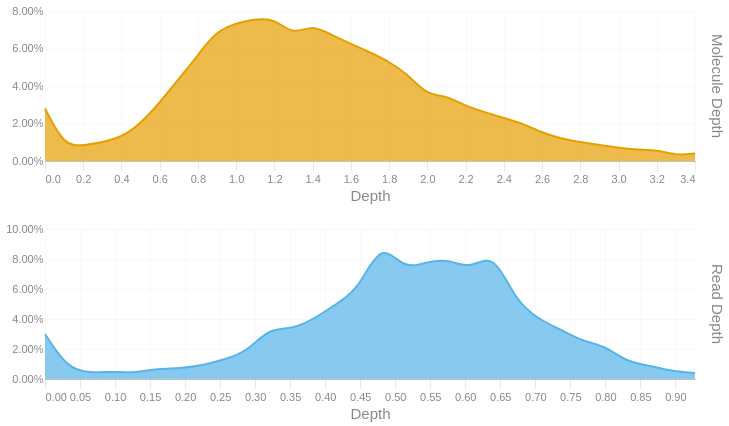

Source (notebook cell):
### Code cell
readdep = depth_hist(tb['Read Depth'], q99, 3)
readdep = readdep.with_columns(pl.lit('Read Depth').alias('Metric'))
if not SKIPLR:
    moldep = depth_hist(tb['Molecule Depth'], mol_q99, 1)
    moldep = moldep.with_columns(pl.lit('Molecule Depth').alias('Metric'))
    _hist = pl.concat([readdep, moldep])
    _hist = _hist.filter(pl.col('Proportion') != 0)
    with SafeRender(_hist):
        (
            alt.Chart(_hist)        
            .mark_area(interpolate = "basis")
            .encode(
                x=alt.X('Bin:Q').scale(domainMin=0).axis(alt.Axis(title='Depth')),
                y = alt.Y('Proportion:Q', title = None).axis(format = '.2%'),
                color = alt.Color('Metric:N').legend(None),
                row = alt.Row("Metric:N").header(title = None, labelOrient = 'right'),
                tooltip = [
                    alt.Tooltip("Metric:N", title = "Metric"),
                    alt.Tooltip('Interval:N', title = "Depth Interval"),
                    alt.Tooltip('Proportion:Q', title = "% Alignments").format('.2%')
                ]
            )
            .resolve_scale(x='independent', y='independent')
            .properties(
                height = 150, width = 650,
                usermeta={'embedOptions': {'downloadFileName': f'{samplename}.depth.hist'}}
            )
        ).display()
else:
    readdep = readdep.filter(pl.col('Proportion') != 0)
    with SafeRender(readdep):
        (
            alt.Chart(readdep)        
            .mark_area(interpolate = "basis")
            .encode(
                x=alt.X('Bin:Q').scale(domainMin=0).axis(alt.Axis(title='Depth')),
                y = alt.Y('Proportion:Q', title = None).axis(format = '.2%'),
                tooltip = [
                    alt.Tooltip('Interval:N', title = "Depth Interval"),
                    alt.Tooltip('Proportion:Q', title = "% Alignments").format('.2%')
                ]
            )
            .properties(
                usermeta={'embedOptions': {'downloadFileName': f'{samplename}.depth.hist'}}
            )
        ).display()

### Figure 1 — Vega-Lite specification as saved in the notebook (floating-point values rounded to 4 significant figures)
{"width": 650, "height": 150, "config": {"title": {"anchor": "start", "dy": -15, "fontSize": 18, "color": "#888888", "subtitleColor": "#888888", "subtitleFontSize": 14}, "arc": {"fill": "#0072B2"}, "axis": {"domainColor": "#888888", "domainWidth": 0.5, "gridWidth": 0.2, "grid": false, "titleFontWeight": 400, "titleFontSize": 15, "labelFontSize": 11, "labelColor": "#888888", "tickColor": "#888888", "tickWidth": 0.2, "titleColor": "#888888"}, "axisBand": {"grid": false}, "axisX": {"grid": true, "tickSize": 10, "domainCap": "round"}, "axisY": {"domain": false, "grid": true, "tickSize": 0, "domainCap": "round"}, "background": "transparent", "header": {"labelFontSize": 15, "labelColor": "#888888", "titleFontSize": 15, "titleFontWeight": 600, "titleColor": "#888888"}, "legend": {"labelFont": "sans-serif", "labelFontSize": 12, "labelColor": "#888888", "symbolSize": 100, "symbolType": "circle", "titleFontSize": 12, "titlePadding": 10, "titleColor": "#888888", "title": null}, "range": {"category": ["#E69F00", "#56B4E9", "#009E73", "#F0E442", "#0072B2", "#D55E00", "#CC79A7", "#000000"], "diverging": ["#cfe8f3", "#a2d4ec", "#73bfe2", "#46abdb", "#1696d2", "#12719e"]}, "area": {"fill": "#0072B2", "fillOpacity": 0.7, "line": true, "strokeOpacity": 0.7}, "line": {"color": "#0072B2", "stroke": "#0072B2", "strokeWidth": 2}, "trail": {"color": "#0072B2", "stroke": "#0072B2", "strokeWidth": 0, "size": 1}, "point": {"filled": true, "fillOpacity": 1.0, "size": 95}, "text": {"color": "#888888", "fontSize": 11, "align": "right", "fontWeight": 400, "size": 11}, "bar": {"fill": "#0072B2", "stroke": null}, "view": {"stroke": null, "continuousWidth": 660, "continuousHeight": 400}}, "data": {"name": "data-b77fa3fb7bc98f24d505314fd4d79aae"}, "mark": {"type": "area", "interpolate": "basis"}, "encoding": {"color": {"field": "Metric", "legend": null, "type": "nominal"}, "row": {"field": "Metric", "header": {"title": null, "labelOrient": "right"}, "type": "nominal"}, "tooltip": [{"field": "Metric", "title": "Metric", "type": "nominal"}, {"field": "Interval", "title": "Depth Interval", "type": "nominal"}, {"field": "Proportion", "format": ".2%", "title": "% Alignments", "type": "quantitative"}], "x": {"axis": {"title": "Depth"}, "field": "Bin", "scale": {"domainMin": 0}, "type": "quantitative"}, "y": {"axis": {"format": ".2%"}, "field": "Proportion", "title": null, "type": "quantitative"}}, "resolve": {"scale": {"x": "independent", "y": "independent"}}, "usermeta": {"embedOptions": {"downloadFileName": "S1_Annapolis_18.depth.hist"}}, "$schema": "https://vega.github.io/schema/vega-lite/v6.1.0.json", "datasets": {"data-b77fa3fb7bc98f24d505314fd4d79aae": [{"Bin": 0.0, "Interval": "0.0-0.032", "Proportion": 0.03, "Metric": "Read Depth"}, {"Bin": 0.032, "Interval": "0.032-0.064", "Proportion": 0.007, "Metric": "Read Depth"}, {"Bin": 0.064, "Interval": "0.064-0.096", "Proportion": 0.004, "Metric": "Read Depth"}, {"Bin": 0.096, "Interval": "0.096-0.128", "Proportion": 0.005, "Metric": "Read Depth"}, {"Bin": 0.128, "Interval": "0.128-0.16", "Proportion": 0.004, "Metric": "Read Depth"}, {"Bin": 0.16, "Interval": "0.16-0.192", "Proportion": 0.007, "Metric": "Read Depth"}, {"Bin": 0.192, "Interval": "0.192-0.224", "Proportion": 0.007, "Metric": "Read Depth"}, {"Bin": 0.224, "Interval": "0.224-0.256", "Proportion": 0.009, "Metric": "Read Depth"}, {"Bin": 0.256, "Interval": "0.256-0.288", "Proportion": 0.013, "Metric": "Read Depth"}, {"Bin": 0.288, "Interval": "0.288-0.32", "Proportion": 0.018, "Metric": "Read Depth"}, {"Bin": 0.32, "Interval": "0.32-0.352", "Proportion": 0.034, "Metric": "Read Depth"}, {"Bin": 0.352, "Interval": "0.352-0.384", "Proportion": 0.033, "Metric": "Read Depth"}, {"Bin": 0.384, "Interval": "0.384-0.416", "Proportion": 0.04, "Metric": "Read Depth"}, {"Bin": 0.416, "Interval": "0.416-0.448", "Proportion": 0.05, "Metric": "Read Depth"}, {"Bin": 0.448, "Interval": "0.448-0.48", "Proportion": 0.06, "Metric": "Read Depth"}, {"Bin": 0.48, "Interval": "0.48-0.512", "Proportion": 0.092, "Metric": "Read Depth"}, {"Bin": 0.512, "Interval": "0.512-0.544", "Proportion": 0.073, "Metric": "Read Depth"}, {"Bin": 0.544, "Interval": "0.544-0.576", "Proportion": 0.078, "Metric": "Read Depth"}, {"Bin": 0.576, "Interval": "0.576-0.608", "Proportion": 0.08, "Metric": "Read Depth"}, {"Bin": 0.608, "Interval": "0.608-0.64", "Proportion": 0.073, "Metric": "Read Depth"}, {"Bin": 0.64, "Interval": "0.64-0.672", "Proportion": 0.085, "Metric": "Read Depth"}, {"Bin": 0.672, "Interval": "0.672-0.704", "Proportion": 0.052, "Metric": "Read Depth"}, {"Bin": 0.704, "Interval": "0.704-0.736", "Proportion": 0.04, "Metric": "Read Depth"}, {"Bin": 0.736, "Interval": "0.736-0.768", "Proportion": 0.033, "Metric": "Read Depth"}, {"Bin": 0.768, "Interval": "0.768-0.8", "Proportion": 0.025, "Metric": "Read Depth"}, {"Bin": 0.8, "Interval": "0.8-0.832", "Proportion": 0.022, "Metric": "Read Depth"}, {"Bin": 0.832, "Interval": "0.832-0.864", "Proportion": 0.011, "Metric": "Read Depth"}, {"Bin": 0.864, "Interval": "0.864-0.896", "Proportion": 0.009, "Metric": "Read Depth"}, {"Bin": 0.896, "Interval": "0.896-0.928", "Proportion": 0.005, "Metric": "Read Depth"}, {"Bin": 0.928, "Interval": "0.928-0.96", "Proportion": 0.004, "Metric": "Read Depth"}, {"Bin": 0.0, "Interval": "0.0-0.1", "Proportion": 0.028, "Metric": "Molecule Depth"}, {"Bin": 0.1, "Interval": "0.1-0.2", "Proportion": 0.008, "Metric": "Molecule Depth"}, {"Bin": 0.2, "Interval": "0.2-0.4", "Proportion": 0.008, "Metric": "Molecule Depth"}, {"Bin": 0.4, "Interval": "0.4-0.5", "Proportion": 0.012, "Metric": "Molecule Depth"}, {"Bin": 0.5, "Interval": "0.5-0.6", "Proportion": 0.02, "Metric": "Molecule Depth"}, {"Bin": 0.6, "Interval": "0.6-0.7", "Proportion": 0.031, "Metric": "Molecule Depth"}, {"Bin": 0.7, "Interval": "0.7-0.8", "Proportion": 0.044, "Metric": "Molecule Depth"}, {"Bin": 0.8, "Interval": "0.8-0.9", "Proportion": 0.056, "Metric": "Molecule Depth"}, {"Bin": 0.9, "Interval": "0.9-1.1", "Proportion": 0.071, "Metric": "Molecule Depth"}, {"Bin": 1.1, "Interval": "1.1-1.2", "Proportion": 0.076, "Metric": "Molecule Depth"}, {"Bin": 1.2, "Interval": "1.2-1.3", "Proportion": 0.076, "Metric": "Molecule Depth"}, {"Bin": 1.3, "Interval": "1.3-1.4", "Proportion": 0.067, "Metric": "Molecule Depth"}, {"Bin": 1.4, "Interval": "1.4-1.5", "Proportion": 0.073, "Metric": "Molecule Depth"}, {"Bin": 1.5, "Interval": "1.5-1.7", "Proportion": 0.067, "Metric": "Molecule Depth"}, {"Bin": 1.7, "Interval": "1.7-1.8", "Proportion": 0.058, "Metric": "Molecule Depth"}, {"Bin": 1.8, "Interval": "1.8-1.9", "Proportion": 0.053, "Metric": "Molecule Depth"}, {"Bin": 1.9, "Interval": "1.9-2.0", "Proportion": 0.046, "Metric": "Molecule Depth"}, {"Bin": 2.0, "Interval": "2.0-2.1", "Proportion": 0.035, "Metric": "Molecule Depth"}, {"Bin": 2.1, "Interval": "2.1-2.2", "Proportion": 0.035, "Metric": "Molecule Depth"}, {"Bin": 2.2, "Interval": "2.2-2.4", "Proportion": 0.029, "Metric": "Molecule Depth"}, {"Bin": 2.4, "Interval": "2.4-2.5", "Proportion": 0.023, "Metric": "Molecule Depth"}, {"Bin": 2.5, "Interval": "2.5-2.6", "Proportion": 0.02, "Metric": "Molecule Depth"}, {"Bin": 2.6, "Interval": "2.6-2.7", "Proportion": 0.015, "Metric": "Molecule Depth"}, {"Bin": 2.7, "Interval": "2.7-2.8", "Proportion": 0.012, "Metric": "Molecule Depth"}, {"Bin": 2.8, "Interval": "2.8-3.0", "Proportion": 0.01, "Metric": "Molecule Depth"}, {"Bin": 3.0, "Interval": "3.0-3.1", "Proportion": 0.007, "Metric": "Molecule Depth"}, {"Bin": 3.1, "Interval": "3.1-3.2", "Proportion": 0.006, "Metric": "Molecule Depth"}, {"Bin": 3.2, "Interval": "3.2-3.3", "Proportion": 0.006, "Metric": "Molecule Depth"}, {"Bin": 3.3, "Interval": "3.3-3.4", "Proportion": 0.003, "Metric": "Molecule Depth"}, {"Bin": 3.4, "Interval": "3.4-3.55", "Proportion": 0.004, "Metric": "Molecule Depth"}]}}
